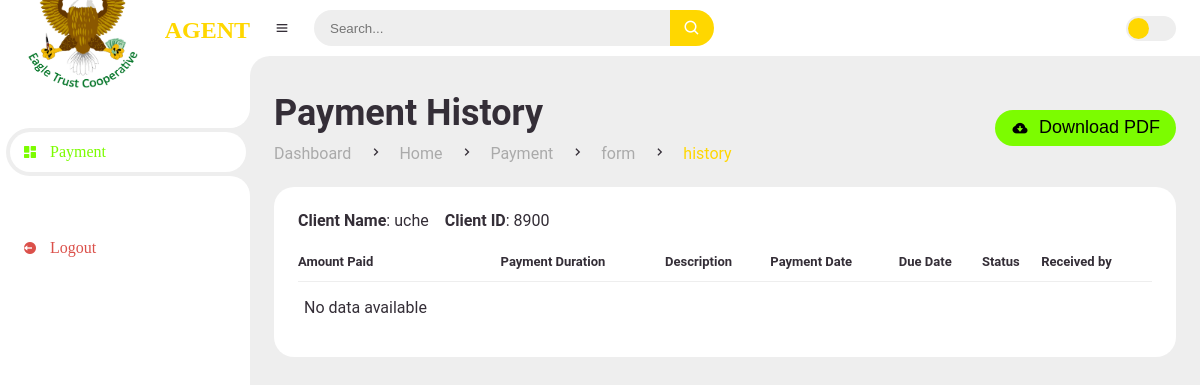
The app's page /payment-history/8900/, older data.
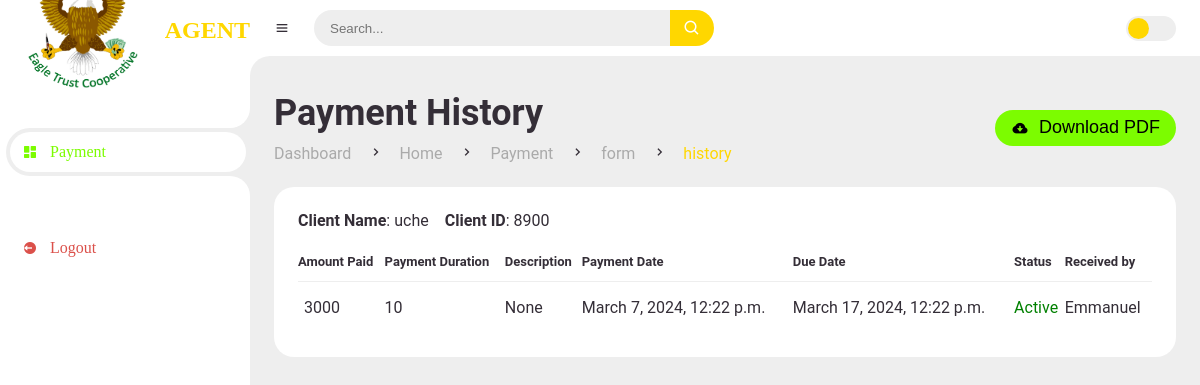
The same page, newer data.
### dashboard/models.py (models this page shows, shortened)
class Payments(models.Model):
    customer = models.ForeignKey(Customer, on_delete=models.CASCADE, related_name='payments')
    amount_paid = models.IntegerField(default=0)
    payment_duration = models.IntegerField(default=0)
    description = models.CharField(max_length=200, null=True, blank=True)
    payment_date = models.DateTimeField(auto_now_add=True, null=True)
    expiry_date = models.DateTimeField(null=True, blank=True)
    status = models.CharField(max_length=20, null=True, blank=True)
    received_by = models.ForeignKey(Agent, on_delete=models.SET_NULL, null=True, blank=True, related_name='received_payments')

class Agent(models.Model):
    agent_id = models.IntegerField(primary_key=True,max_length=5,unique=True)
    username = models.CharField(max_length=255, unique=True)
    email = models.EmailField(unique=True)
    date_created = models.DateTimeField(auto_now_add=True, null=True)
    phone_number = models.CharField(max_length=11,null=True,unique=True)
    def __str__(self):
        return self.username

### dashboard/views.py (the view)
# urls.py: path('payment-history/<int:user_id>/', views.client_payment_history, name='client_payment_history'),
def client_payment_history(request, user_id):
    user = get_object_or_404(Customer, customer_id=user_id)
    user_payments = Payments.objects.filter(customer__customer_id=user_id)
    return render(request, 'dashboard/agent/history.html', {'user': user, 'user_payments': user_payments})

### templates/dashboard/agent/history.html (shortened to what this page needs)
{% extends 'main/agent_main.html' %}
{% load static %}
{% block content %}
		<main>
			<div class="head-title">
				<div class="left">
					<h1>Payment History</h1>
					<ul class="breadcrumb">
						<li>
							<a href="#">Dashboard</a>
						</li>
						<li><i class='bx bx-chevron-right' ></i></li>
						<li>
							<a href="#">Home</a>
						</li>
                        <li><i class='bx bx-chevron-right' ></i></li>
						<li>
							<a href="#">Payment</a>
						</li>
                        <li><i class='bx bx-chevron-right' ></i></li>
						<li>
							<a href="#">form</a>
						</li>
						<li><i class='bx bx-chevron-right' ></i></li>
						<li>
							<a class="active" href="#">history</a>
						</li>
					</ul>
				</div>
				<div href="#" class="download">
					<button>
						<i class='bx bxs-cloud-download' ></i>
						<span class="text">Download PDF</span>
					</button>
				</div>
			</div>
			<div class="table-data" >
				<div class="order">
					<div class="head">
						<p><span><b>Client Name</b>: {{user.username}}</span></p>
						<p><span><b>Client ID</b>: {{user.customer_id }}</span></p>
					</div>
					<table id="table">
						<thead>
							<tr>
								<th>Amount Paid</th>
								<th>Payment Duration</th>
								<th>Description</th>
								<th>Payment Date</th>
								<th>Due Date</th>
								<th>Status</th>
								<th>Received by</th>
							</tr>
						</thead>
						<tbody>
							{% if user_payments %}
								{% for payment in user_payments  %}
								<tr>
									<td>{{ payment.amount_paid }}</td>
									<td>{{ payment.payment_duration }}</td>
									<td>{{ payment.description }}</td>
									<td>{{ payment.payment_date }}</td>
									<td>{{ payment.expiry_date }}</td>
									<td>
										{% if payment.expiry_date < now %}
										<p style='color:red;'>Active</p>
										{% else %}
											<p style='color:green;'>Active</p>
										{% endif %}
									</td>
									<td>{{ payment.received_by }}</td>
								</tr>
								{% endfor %}
							{% else %}
								<tr>
									<td colspan="6">No data available</td>
								</tr>
							{% endif %}
						</tbody>
					</table>
				</div>
			</div>
		</main>
	</section>
{% endblock %}

Row changes from the older to the newer data that the page shows:
added Payments: amount_paid "3000", payment_duration "10", description "None", payment_date "March 7, 2024, 12:22 p.m.", expiry_date "March 17, 2024, 12:22 p.m.", shows "Active", received_by "Emmanuel"
Text that changed along with them:
text no longer shown: "No data available"
